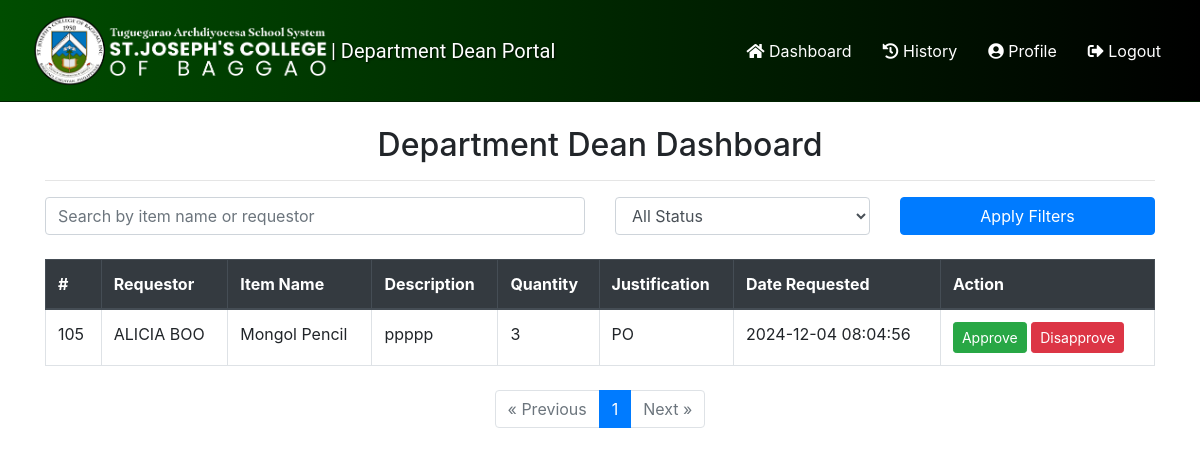
The page /pages/tables/dean_manage_request.php (signed in) on the database its author committed.
### tables this page shows
CREATE TABLE `requisitions` (
  `requisition_id` int(11) NOT NULL,
  `user_id` int(11) NOT NULL,
  `item_id` int(11) NOT NULL,
  `unit_id` int(11) NOT NULL,
  `quantity` int(11) NOT NULL,
  `justification` text DEFAULT NULL,
  `status` enum('Pending','Approved','Rejected','Partially Released','Released') DEFAULT 'Pending',
  `request_date` timestamp NOT NULL DEFAULT current_timestamp(),
  `department_dean_status` enum('Pending','Approved','Disapproved') DEFAULT 'Pending',
  `department_dean_remarks` text DEFAULT NULL,
  `college_dean_status` enum('Pending','Approved','Disapproved') DEFAULT 'Pending',
  `college_dean_remarks` text DEFAULT NULL,
  `remarks` text DEFAULT NULL,
  `released_quantity` int(11) DEFAULT 0,
  `remaining_quantity` int(11) GENERATED ALWAYS AS (`quantity` - `released_quantity`) STORED
);

CREATE TABLE `user` (
  `user_id` int(11) NOT NULL,
  `name` varchar(100) NOT NULL,
  `email` varchar(100) NOT NULL,
  `password` varchar(255) NOT NULL,
  `department` varchar(100) DEFAULT NULL,
  `position` varchar(100) DEFAULT NULL,
  `created_at` timestamp NOT NULL DEFAULT current_timestamp()
);

CREATE TABLE `items` (
  `item_id` int(11) NOT NULL,
  `item_name` varchar(100) NOT NULL,
  `item_desc` varchar(255) DEFAULT NULL,
  `category_id` int(11) DEFAULT NULL,
  `unit_id` int(11) DEFAULT NULL,
  `qty` int(11) DEFAULT 0,
  `archived` tinyint(1) DEFAULT 0
);

### pages/tables/dean_manage_request.php (the view, shortened to what this page needs)
<?php
include '../Actions/connection.php';
$limit = 10;
$currentPage = isset($_GET['page']) ? intval($_GET['page']) : 1;
$offset = ($currentPage - 1) * $limit;
$countQuery = "SELECT COUNT(*) as total FROM requisitions WHERE status = 'Pending'";
$countResult = $con->query($countQuery);
$row = $countResult->fetch_assoc();
$totalRecords = $row['total'];
$totalPages = ceil($totalRecords / $limit);
$query = "SELECT r.requisition_id, r.item_id, i.item_name, i.item_desc, r.quantity, r.justification, r.status, r.request_date, u.name AS requestor_name
          FROM requisitions r
          JOIN items i ON r.item_id = i.item_id
          JOIN user u ON r.user_id = u.user_id
          WHERE r.status = 'Pending'
          LIMIT $limit OFFSET $offset";
$result = $con->query($query);
?>
<!DOCTYPE html>
<html lang="en">
<head>
    <link rel="stylesheet" href="https://stackpath.bootstrapcdn.com/bootstrap/4.5.2/css/bootstrap.min.css">
    <link rel="stylesheet" href="https://cdnjs.cloudflare.com/ajax/libs/font-awesome/5.15.4/css/all.min.css">
</head>
<body>
<nav class="navbar navbar-expand-lg navbar-light">
    <div class="container-fluid">
        <a class="navbar-brand d-flex align-items-center" href="department_dean.php">
        <img src="../../dist/img/sjcbaggao.png" alt="Logo" width="300" height="75">
        <span class="fs-5 fw-bold" style="color:white;">    |    Department Dean Portal</span>
        </a>
        <div class="collapse navbar-collapse justify-content-end" id="navbarNav">
            <ul class="navbar-nav">
                <li class="nav-item">
                    <a class="nav-link text-white fw-semibold" href="department_dean.php">
                        <i class="fas fa-home"></i> Dashboard
                    </a>
                </li>
                <li class="nav-item">
                    <a class="nav-link text-white fw-semibold" href="department_dean_history.php">
                        <i class="fas fa-history"></i> History
                    </a>
                </li>
                <li class="nav-item">
                    <a class="nav-link text-white fw-semibold" href="profile.php">
                        <i class="fas fa-user-circle"></i> Profile
                    </a>
                </li>
                <li class="nav-item">
                    <a class="nav-link text-white fw-semibold" href="logout.php">
                        <i class="fas fa-sign-out-alt"></i> Logout
                    </a>
                </li>
            </ul>
        </div>
    </div>
</nav>
<div class="container mt-4">
    <h2 class="text-center">Department Dean Dashboard</h2>
    <hr>
    <div class="row mb-3">
    <div class="col-md-6">
        <input type="text" class="form-control" id="searchInput" placeholder="Search by item name or requestor">
    </div>
    <div class="col-md-3">
        <select id="statusFilter" class="form-control">
            <option value="">All Status</option>
        </select>
    </div>
    <div class="col-md-3">
        <button class="btn btn-primary w-100" onclick="applyFilters()">Apply Filters</button>
    </div>
</div>
    <table class="table table-bordered mt-4">
    <thead class="thead-dark">
    <tr>
        <th>#</th>
        <th>Requestor</th>
        <th>Item Name</th>
        <th>Description</th>
        <th>Quantity</th>
        <th>Justification</th>
        <th>Date Requested</th>
        <th>Action</th>
    </tr>
    </thead>
    <tbody>
    <?php if ($result && $result->num_rows > 0): ?>
        <?php while ($row = $result->fetch_assoc()): ?>
            <tr>
                <td><?php echo $row['requisition_id']; ?></td>
                <td><?php echo $row['requestor_name']; ?></td>
                <td><?php echo $row['item_name']; ?></td>
                <td><?php echo $row['item_desc']; ?></td>
                <td><?php echo $row['quantity']; ?></td>
                <td><?php echo $row['justification']; ?></td>
                <td><?php echo $row['request_date']; ?></td>
                <td>
                    <button class="btn btn-success btn-sm" onclick="approveRequisition(<?php echo $row['requisition_id']; ?>)">Approve</button>
                    <button class="btn btn-danger btn-sm" onclick="disapproveRequisition(<?php echo $row['requisition_id']; ?>)">Disapprove</button>
                </td>
            </tr>
        <?php endwhile; ?>
    <?php else: ?>
        <tr>
            <td colspan="8" class="text-center">No pending requisitions found.</td>
        </tr>
    <?php endif; ?>
    </tbody>
</table>
</div>
<div class="mt-4">
    <nav aria-label="Page navigation">
        <ul class="pagination justify-content-center">
            <li class="page-item <?php echo ($currentPage <= 1) ? 'disabled' : ''; ?>">
                <a class="page-link" href="?page=<?php echo max(1, $currentPage - 1); ?>" aria-label="Previous">
                    <span aria-hidden="true">&laquo; Previous</span>
                </a>
            </li>
            <?php for ($i = 1; $i <= $totalPages; $i++): ?>
                <li class="page-item <?php echo ($i == $currentPage) ? 'active' : ''; ?>">
                    <a class="page-link" href="?page=<?php echo $i; ?>"><?php echo $i; ?></a>
                </li>
            <?php endfor; ?>
            <li class="page-item <?php echo ($currentPage >= $totalPages) ? 'disabled' : ''; ?>">
                <a class="page-link" href="?page=<?php echo min($totalPages, $currentPage + 1); ?>" aria-label="Next">
                    <span aria-hidden="true">Next &raquo;</span>
                </a>
            </li>
        </ul>
    </nav>
</div>
</body>
</html>

### pages/tables/dean_manage_request.php (style rules this page uses)
.navbar { background: linear-gradient(to right, #004d00, #000000); border-bottom: 1px solid #002200; }
.navbar-brand { font-family: 'Roboto', sans-serif; color: #ffffff; text-shadow: 1px 1px 2px rgba(0, 0, 0, 0.8); }
.navbar-brand img { padding: 2px; }
.navbar-nav .nav-link { font-size: 1rem; color: #ffffff; margin-left: 15px; transition: color 0.3s ease-in-out; }

### rows shown on the page
requisitions: requisition_id "105", user.name "ALICIA BOO", item.item_name "Mongol Pencil", item.item_desc "ppppp", quantity "3", justification "PO", request_date "2024-12-04 08:04:56"
